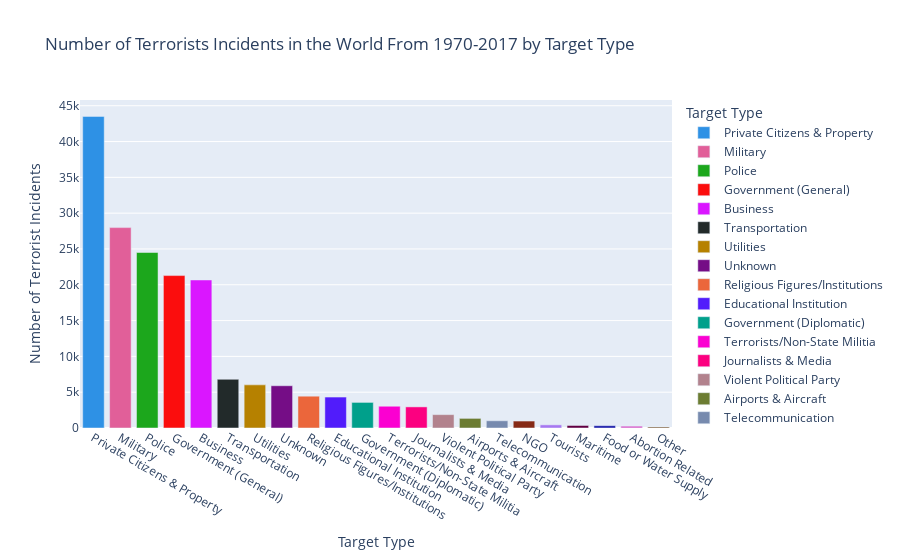

The notebook cell this image was saved under:
### Code cell
bar=px.bar(x=df2['targtype1_txt'],y=df2['eventid'],color=df2['targtype1_txt'], color_discrete_sequence=px.colors.qualitative.Dark24,
           title='Number of Terrorists Incidents in the World From 1970-2017 by Target Type',
          labels={
              'x':'Target Type',
              'y':'Number of Terrorist Incidents',
              'color':'Target Type'
          })
bar.show()

### Figure 1 — Plotly figure (JSON) as saved in the notebook; plotly's stock layout.template omitted (floating-point values rounded to 4 significant figures)
{"data": [{"alignmentgroup": "True", "hovertemplate": "Target Type=%{x}<br>Number of Terrorist Incidents=%{y}<extra></extra>", "legendgroup": "Private Citizens & Property", "marker": {"color": "#2E91E5", "pattern": {"shape": ""}}, "name": "Private Citizens & Property", "offsetgroup": "Private Citizens & Property", "orientation": "v", "showlegend": true, "textposition": "auto", "type": "bar", "x": ["Private Citizens & Property"], "xaxis": "x", "y": [43511], "yaxis": "y"}, {"alignmentgroup": "True", "hovertemplate": "Target Type=%{x}<br>Number of Terrorist Incidents=%{y}<extra></extra>", "legendgroup": "Military", "marker": {"color": "#E15F99", "pattern": {"shape": ""}}, "name": "Military", "offsetgroup": "Military", "orientation": "v", "showlegend": true, "textposition": "auto", "type": "bar", "x": ["Military"], "xaxis": "x", "y": [27984], "yaxis": "y"}, {"alignmentgroup": "True", "hovertemplate": "Target Type=%{x}<br>Number of Terrorist Incidents=%{y}<extra></extra>", "legendgroup": "Police", "marker": {"color": "#1CA71C", "pattern": {"shape": ""}}, "name": "Police", "offsetgroup": "Police", "orientation": "v", "showlegend": true, "textposition": "auto", "type": "bar", "x": ["Police"], "xaxis": "x", "y": [24506], "yaxis": "y"}, {"alignmentgroup": "True", "hovertemplate": "Target Type=%{x}<br>Number of Terrorist Incidents=%{y}<extra></extra>", "legendgroup": "Government (General)", "marker": {"color": "#FB0D0D", "pattern": {"shape": ""}}, "name": "Government (General)", "offsetgroup": "Government (General)", "orientation": "v", "showlegend": true, "textposition": "auto", "type": "bar", "x": ["Government (General)"], "xaxis": "x", "y": [21283], "yaxis": "y"}, {"alignmentgroup": "True", "hovertemplate": "Target Type=%{x}<br>Number of Terrorist Incidents=%{y}<extra></extra>", "legendgroup": "Business", "marker": {"color": "#DA16FF", "pattern": {"shape": ""}}, "name": "Business", "offsetgroup": "Business", "orientation": "v", "showlegend": true, "textposition": "auto", "type": "bar", "x": ["Business"], "xaxis": "x", "y": [20669], "yaxis": "y"}, {"alignmentgroup": "True", "hovertemplate": "Target Type=%{x}<br>Number of Terrorist Incidents=%{y}<extra></extra>", "legendgroup": "Transportation", "marker": {"color": "#222A2A", "pattern": {"shape": ""}}, "name": "Transportation", "offsetgroup": "Transportation", "orientation": "v", "showlegend": true, "textposition": "auto", "type": "bar", "x": ["Transportation"], "xaxis": "x", "y": [6799], "yaxis": "y"}, {"alignmentgroup": "True", "hovertemplate": "Target Type=%{x}<br>Number of Terrorist Incidents=%{y}<extra></extra>", "legendgroup": "Utilities", "marker": {"color": "#B68100", "pattern": {"shape": ""}}, "name": "Utilities", "offsetgroup": "Utilities", "orientation": "v", "showlegend": true, "textposition": "auto", "type": "bar", "x": ["Utilities"], "xaxis": "x", "y": [6023], "yaxis": "y"}, {"alignmentgroup": "True", "hovertemplate": "Target Type=%{x}<br>Number of Terrorist Incidents=%{y}<extra></extra>", "legendgroup": "Unknown", "marker": {"color": "#750D86", "pattern": {"shape": ""}}, "name": "Unknown", "offsetgroup": "Unknown", "orientation": "v", "showlegend": true, "textposition": "auto", "type": "bar", "x": ["Unknown"], "xaxis": "x", "y": [5898], "yaxis": "y"}, {"alignmentgroup": "True", "hovertemplate": "Target Type=%{x}<br>Number of Terrorist Incidents=%{y}<extra></extra>", "legendgroup": "Religious Figures/Institutions", "marker": {"color": "#EB663B", "pattern": {"shape": ""}}, "name": "Religious Figures/Institutions", "offsetgroup": "Religious Figures/Institutions", "orientation": "v", "showlegend": true, "textposition": "auto", "type": "bar", "x": ["Religious Figures/Institutions"], "xaxis": "x", "y": [4440], "yaxis": "y"}, {"alignmentgroup": "True", "hovertemplate": "Target Type=%{x}<br>Number of Terrorist Incidents=%{y}<extra></extra>", "legendgroup": "Educational Institution", "marker": {"color": "#511CFB", "pattern": {"shape": ""}}, "name": "Educational Institution", "offsetgroup": "Educational Institution", "orientation": "v", "showlegend": true, "textposition": "auto", "type": "bar", "x": ["Educational Institution"], "xaxis": "x", "y": [4322], "yaxis": "y"}, {"alignmentgroup": "True", "hovertemplate": "Target Type=%{x}<br>Number of Terrorist Incidents=%{y}<extra></extra>", "legendgroup": "Government (Diplomatic)", "marker": {"color": "#00A08B", "pattern": {"shape": ""}}, "name": "Government (Diplomatic)", "offsetgroup": "Government (Diplomatic)", "orientation": "v", "showlegend": true, "textposition": "auto", "type": "bar", "x": ["Government (Diplomatic)"], "xaxis": "x", "y": [3573], "yaxis": "y"}, {"alignmentgroup": "True", "hovertemplate": "Target Type=%{x}<br>Number of Terrorist Incidents=%{y}<extra></extra>", "legendgroup": "Terrorists/Non-State Militia", "marker": {"color": "#FB00D1", "pattern": {"shape": ""}}, "name": "Terrorists/Non-State Militia", "offsetgroup": "Terrorists/Non-State Militia", "orientation": "v", "showlegend": true, "textposition": "auto", "type": "bar", "x": ["Terrorists/Non-State Militia"], "xaxis": "x", "y": [3039], "yaxis": "y"}, {"alignmentgroup": "True", "hovertemplate": "Target Type=%{x}<br>Number of Terrorist Incidents=%{y}<extra></extra>", "legendgroup": "Journalists & Media", "marker": {"color": "#FC0080", "pattern": {"shape": ""}}, "name": "Journalists & Media", "offsetgroup": "Journalists & Media", "orientation": "v", "showlegend": true, "textposition": "auto", "type": "bar", "x": ["Journalists & Media"], "xaxis": "x", "y": [2948], "yaxis": "y"}, {"alignmentgroup": "True", "hovertemplate": "Target Type=%{x}<br>Number of Terrorist Incidents=%{y}<extra></extra>", "legendgroup": "Violent Political Party", "marker": {"color": "#B2828D", "pattern": {"shape": ""}}, "name": "Violent Political Party", "offsetgroup": "Violent Political Party", "orientation": "v", "showlegend": true, "textposition": "auto", "type": "bar", "x": ["Violent Political Party"], "xaxis": "x", "y": [1866], "yaxis": "y"}, {"alignmentgroup": "True", "hovertemplate": "Target Type=%{x}<br>Number of Terrorist Incidents=%{y}<extra></extra>", "legendgroup": "Airports & Aircraft", "marker": {"color": "#6C7C32", "pattern": {"shape": ""}}, "name": "Airports & Aircraft", "offsetgroup": "Airports & Aircraft", "orientation": "v", "showlegend": true, "textposition": "auto", "type": "bar", "x": ["Airports & Aircraft"], "xaxis": "x", "y": [1343], "yaxis": "y"}, {"alignmentgroup": "True", "hovertemplate": "Target Type=%{x}<br>Number of Terrorist Incidents=%{y}<extra></extra>", "legendgroup": "Telecommunication", "marker": {"color": "#778AAE", "pattern": {"shape": ""}}, "name": "Telecommunication", "offsetgroup": "Telecommunication", "orientation": "v", "showlegend": true, "textposition": "auto", "type": "bar", "x": ["Telecommunication"], "xaxis": "x", "y": [1009], "yaxis": "y"}, {"alignmentgroup": "True", "hovertemplate": "Target Type=%{x}<br>Number of Terrorist Incidents=%{y}<extra></extra>", "legendgroup": "NGO", "marker": {"color": "#862A16", "pattern": {"shape": ""}}, "name": "NGO", "offsetgroup": "NGO", "orientation": "v", "showlegend": true, "textposition": "auto", "type": "bar", "x": ["NGO"], "xaxis": "x", "y": [970], "yaxis": "y"}, {"alignmentgroup": "True", "hovertemplate": "Target Type=%{x}<br>Number of Terrorist Incidents=%{y}<extra></extra>", "legendgroup": "Tourists", "marker": {"color": "#A777F1", "pattern": {"shape": ""}}, "name": "Tourists", "offsetgroup": "Tourists", "orientation": "v", "showlegend": true, "textposition": "auto", "type": "bar", "x": ["Tourists"], "xaxis": "x", "y": [440], "yaxis": "y"}, {"alignmentgroup": "True", "hovertemplate": "Target Type=%{x}<br>Number of Terrorist Incidents=%{y}<extra></extra>", "legendgroup": "Maritime", "marker": {"color": "#620042", "pattern": {"shape": ""}}, "name": "Maritime", "offsetgroup": "Maritime", "orientation": "v", "showlegend": true, "textposition": "auto", "type": "bar", "x": ["Maritime"], "xaxis": "x", "y": [351], "yaxis": "y"}, {"alignmentgroup": "True", "hovertemplate": "Target Type=%{x}<br>Number of Terrorist Incidents=%{y}<extra></extra>", "legendgroup": "Food or Water Supply", "marker": {"color": "#1616A7", "pattern": {"shape": ""}}, "name": "Food or Water Supply", "offsetgroup": "Food or Water Supply", "orientation": "v", "showlegend": true, "textposition": "auto", "type": "bar", "x": ["Food or Water Supply"], "xaxis": "x", "y": [317], "yaxis": "y"}, {"alignmentgroup": "True", "hovertemplate": "Target Type=%{x}<br>Number of Terrorist Incidents=%{y}<extra></extra>", "legendgroup": "Abortion Related", "marker": {"color": "#DA60CA", "pattern": {"shape": ""}}, "name": "Abortion Related", "offsetgroup": "Abortion Related", "orientation": "v", "showlegend": true, "textposition": "auto", "type": "bar", "x": ["Abortion Related"], "xaxis": "x", "y": [263], "yaxis": "y"}, {"alignmentgroup": "True", "hovertemplate": "Target Type=%{x}<br>Number of Terrorist Incidents=%{y}<extra></extra>", "legendgroup": "Other", "marker": {"color": "#6C4516", "pattern": {"shape": ""}}, "name": "Other", "offsetgroup": "Other", "orientation": "v", "showlegend": true, "textposition": "auto", "type": "bar", "x": ["Other"], "xaxis": "x", "y": [137], "yaxis": "y"}], "layout": {"barmode": "relative", "legend": {"title": {"text": "Target Type"}, "tracegroupgap": 0}, "title": {"text": "Number of Terrorists Incidents in the World From 1970-2017 by Target Type"}, "xaxis": {"anchor": "y", "domain": [0, 1], "title": {"text": "Target Type"}}, "yaxis": {"anchor": "x", "domain": [0, 1], "title": {"text": "Number of Terrorist Incidents"}}}}
